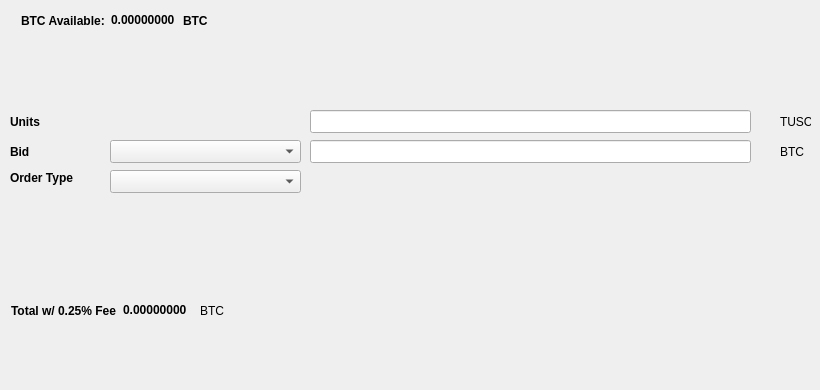
   <widget class="QWidget" name="BuyTab">
    <attribute name="title">
     <string>Buy</string>
    </attribute>
    <widget class="QtMaterialFlatButton" name="BuyTUSC" native="true">
     <property name="geometry">
      <rect>
       <x>30</x>
       <y>330</y>
       <width>131</width>
       <height>23</height>
      </rect>
     </property>
     <property name="text" stdset="0">
      <string>Buy TUSC</string>
     </property>
     <property name="icon" stdset="0">
      <iconset resource="../tusc.qrc">
       <normaloff>:/icons/bitcoin</normaloff>:/icons/bitcoin</iconset>
     </property>
    </widget>
    <widget class="QLabel" name="label_3">
     <property name="geometry">
      <rect>
       <x>10</x>
       <y>110</y>
       <width>46</width>
       <height>23</height>
      </rect>
     </property>
     <property name="font">
      <font>
       <weight>75</weight>
       <bold>true</bold>
      </font>
     </property>
     <property name="text">
      <string>Units</string>
     </property>
    </widget>
    <widget class="QLineEdit" name="UnitsInput">
     <property name="geometry">
      <rect>
       <x>310</x>
       <y>110</y>
       <width>441</width>
       <height>23</height>
      </rect>
     </property>
     <property name="font">
      <font>
       <pointsize>9</pointsize>
       <weight>75</weight>
       <bold>true</bold>
      </font>
     </property>
    </widget>
    <widget class="QLineEdit" name="BuyBidPriceEdit">
     <property name="geometry">
      <rect>
       <x>310</x>
       <y>140</y>
       <width>441</width>
       <height>23</height>
      </rect>
     </property>
     <property name="font">
      <font>
       <pointsize>9</pointsize>
       <weight>75</weight>
       <bold>true</bold>
      </font>
     </property>
    </widget>
    <widget class="QLabel" name="label_4">
     <property name="geometry">
      <rect>
       <x>780</x>
       <y>110</y>
       <width>31</width>
       <height>23</height>
      </rect>
     </property>
     <property name="text">
      <string>TUSC</string>
     </property>
    </widget>
    <widget class="QLabel" name="label_5">
     <property name="geometry">
      <rect>
       <x>780</x>
       <y>140</y>
       <width>31</width>
       <height>23</height>
      </rect>
     </property>
     <property name="text">
      <string>BTC</string>
     </property>
    </widget>
    <widget class="QLabel" name="label_6">
     <property name="geometry">
      <rect>
       <x>10</x>
       <y>140</y>
       <width>46</width>
       <height>23</height>
      </rect>
     </property>
     <property name="font">
      <font>
       <weight>75</weight>
       <bold>true</bold>
      </font>
     </property>
     <property name="text">
      <string>Bid</string>
     </property>
    </widget>
    <widget class="QLabel" name="label_7">
     <property name="geometry">
      <rect>
       <x>10</x>
       <y>170</y>
       <width>91</width>
       <height>16</height>
      </rect>
     </property>
     <property name="font">
      <font>
       <weight>75</weight>
       <bold>true</bold>
      </font>
     </property>
     <property name="text">
      <string>Order Type</string>
     </property>
    </widget>
    <widget class="QtMaterialFlatButton" name="Buy_Max_Amount" native="true">
     <property name="geometry">
      <rect>
       <x>110</x>
       <y>110</y>
       <width>191</width>
       <height>23</height>
      </rect>
     </property>
     <property name="font">
      <font>
       <pointsize>10</pointsize>
      </font>
     </property>
     <property name="text" stdset="0">
      <string>Max</string>
     </property>
    </widget>
    <widget class="QComboBox" name="BuyBidcomboBox">
     <property name="geometry">
      <rect>
       <x>110</x>
       <y>140</y>
       <width>191</width>
       <height>23</height>
      </rect>
     </property>
     <property name="font">
      <font>
       <pointsize>10</pointsize>
      </font>
     </property>
    </widget>
    <widget class="QComboBox" name="buyOrdertypeCombo">
     <property name="geometry">
      <rect>
       <x>110</x>
       <y>170</y>
       <width>191</width>
       <height>23</height>
      </rect>
     </property>
     <property name="font">
      <font>
       <pointsize>10</pointsize>
      </font>
     </property>
    </widget>
    <widget class="QWidget" name="layoutWidget1">
     <property name="geometry">
      <rect>
       <x>21</x>
       <y>11</y>
       <width>227</width>
       <height>19</height>
      </rect>
     </property>
     <layout class="QHBoxLayout" name="horizontalLayout_3">
      <item>
       <widget class="QLabel" name="label232">
        <property name="font">
         <font>
          <weight>75</weight>
          <bold>true</bold>
         </font>
        </property>
        <property name="text">
         <string>BTC Available:</string>
        </property>
       </widget>
      </item>
      <item>
       <widget class="QLabel" name="BtcAvailableLbl">
        <property name="palette">
         <palette>
          <active>
           <colorrole role="WindowText">
            <brush brushstyle="SolidPattern">
             <color alpha="255">
              <red>0</red>
              <green>0</green>
              <blue>0</blue>
             </color>
            </brush>
           </colorrole>
           <colorrole role="Button">
            <brush brushstyle="SolidPattern">
             <color alpha="255">
              <red>0</red>
              <green>170</green>
              <blue>0</blue>
             </color>
            </brush>
           </colorrole>
           <colorrole role="Light">
            <brush brushstyle="SolidPattern">
             <color alpha="255">
              <red>0</red>
              <green>255</green>
              <blue>0</blue>
             </color>
            </brush>
           </colorrole>
           <colorrole role="Midlight">
            <brush brushstyle="SolidPattern">
             <color alpha="255">
              <red>0</red>
              <green>212</green>
              <blue>0</blue>
             </color>
            </brush>
           </colorrole>
           <colorrole role="Dark">
            <brush brushstyle="SolidPattern">
             <color alpha="255">
              <red>0</red>
              <green>85</green>
              <blue>0</blue>
             </color>
            </brush>
           </colorrole>
           <colorrole role="Mid">
            <brush brushstyle="SolidPattern">
             <color alpha="255">
              <red>0</red>
              <green>113</green>
              <blue>0</blue>
             </color>
            </brush>
           </colorrole>
           <colorrole role="Text">
            <brush brushstyle="SolidPattern">
             <color alpha="255">
              <red>0</red>
              <green>170</green>
              <blue>0</blue>
             </color>
            </brush>
           </colorrole>
           <colorrole role="BrightText">
            <brush brushstyle="SolidPattern">
             <color alpha="255">
              <red>255</red>
              <green>255</green>
              <blue>255</blue>
             </color>
            </brush>
           </colorrole>
           <colorrole role="ButtonText">
            <brush brushstyle="SolidPattern">
             <color alpha="255">
              <red>0</red>
              <green>0</green>
              <blue>0</blue>
             </color>
            </brush>
           </colorrole>
           <colorrole role="Base">
            <brush brushstyle="SolidPattern">
             <color alpha="255">
              <red>255</red>
              <green>255</green>
              <blue>255</blue>
             </color>
            </brush>
           </colorrole>
           <colorrole role="Window">
            <brush brushstyle="SolidPattern">
             <color alpha="255">
              <red>0</red>
              <green>170</green>
              <blue>0</blue>
             </color>
            </brush>
           </colorrole>
           <colorrole role="Shadow">
            <brush brushstyle="SolidPattern">
             <color alpha="255">
              <red>0</red>
              <green>0</green>
              <blue>0</blue>
             </color>
            </brush>
           </colorrole>
           <colorrole role="AlternateBase">
            <brush brushstyle="SolidPattern">
             <color alpha="255">
              <red>127</red>
              <green>212</green>
              <blue>127</blue>
             </color>
            </brush>
           </colorrole>
           <colorrole role="ToolTipBase">
            <brush brushstyle="SolidPattern">
             <color alpha="255">
              <red>255</red>
              <green>255</green>
              <blue>220</blue>
             </color>
            </brush>
           </colorrole>
           <colorrole role="ToolTipText">
            <brush brushstyle="SolidPattern">
             <color alpha="255">
              <red>0</red>
              <green>0</green>
              <blue>0</blue>
             </color>
            </brush>
           </colorrole>
          </active>
          <inactive>
           <colorrole role="WindowText">
            <brush brushstyle="SolidPattern">
             <color alpha="255">
              <red>0</red>
              <green>0</green>
              <blue>0</blue>
             </color>
            </brush>
           </colorrole>
           <colorrole role="Button">
            <brush brushstyle="SolidPattern">
             <color alpha="255">
              <red>0</red>
              <green>170</green>
              <blue>0</blue>
             </color>
            </brush>
           </colorrole>
           <colorrole role="Light">
            <brush brushstyle="SolidPattern">
             <color alpha="255">
              <red>0</red>
              <green>255</green>
              <blue>0</blue>
             </color>
            </brush>
           </colorrole>
           <colorrole role="Midlight">
            <brush brushstyle="SolidPattern">
             <color alpha="255">
              <red>0</red>
              <green>212</green>
              <blue>0</blue>
             </color>
            </brush>
           </colorrole>
           <colorrole role="Dark">
            <brush brushstyle="SolidPattern">
             <color alpha="255">
              <red>0</red>
              <green>85</green>
              <blue>0</blue>
             </color>
            </brush>
           </colorrole>
           <colorrole role="Mid">
            <brush brushstyle="SolidPattern">
             <color alpha="255">
              <red>0</red>
              <green>113</green>
              <blue>0</blue>
             </color>
            </brush>
           </colorrole>
           <colorrole role="Text">
            <brush brushstyle="SolidPattern">
             <color alpha="255">
              <red>0</red>
              <green>170</green>
              <blue>0</blue>
             </color>
            </brush>
           </colorrole>
           <colorrole role="BrightText">
            <brush brushstyle="SolidPattern">
             <color alpha="255">
              <red>255</red>
              <green>255</green>
              <blue>255</blue>
             </color>
            </brush>
           </colorrole>
           <colorrole role="ButtonText">
            <brush brushstyle="SolidPattern">
             <color alpha="255">
              <red>0</red>
              <green>0</green>
              <blue>0</blue>
             </color>
            </brush>
           </colorrole>
           <colorrole role="Base">
            <brush brushstyle="SolidPattern">
             <color alpha="255">
              <red>255</red>
              <green>255</green>
              <blue>255</blue>
             </color>
            </brush>
           </colorrole>
           <colorrole role="Window">
            <brush brushstyle="SolidPattern">
             <color alpha="255">
              <red>0</red>
              <green>170</green>
              <blue>0</blue>
             </color>
            </brush>
           </colorrole>
           <colorrole role="Shadow">
            <brush brushstyle="SolidPattern">
             <color alpha="255">
              <red>0</red>
              <green>0</green>
              <blue>0</blue>
             </color>
            </brush>
           </colorrole>
           <colorrole role="AlternateBase">
            <brush brushstyle="SolidPattern">
             <color alpha="255">
              <red>127</red>
              <green>212</green>
              <blue>127</blue>
             </color>
            </brush>
           </colorrole>
           <colorrole role="ToolTipBase">
            <brush brushstyle="SolidPattern">
             <color alpha="255">
              <red>255</red>
              <green>255</green>
              <blue>220</blue>
             </color>
            </brush>
           </colorrole>
           <colorrole role="ToolTipText">
            <brush brushstyle="SolidPattern">
             <color alpha="255">
              <red>0</red>
              <green>0</green>
              <blue>0</blue>
             </color>
            </brush>
           </colorrole>
          </inactive>
          <disabled>
           <colorrole role="WindowText">
            <brush brushstyle="SolidPattern">
             <color alpha="255">
              <red>0</red>
              <green>85</green>
              <blue>0</blue>
             </color>
            </brush>
           </colorrole>
           <colorrole role="Button">
            <brush brushstyle="SolidPattern">
             <color alpha="255">
              <red>0</red>
              <green>170</green>
              <blue>0</blue>
             </color>
            </brush>
           </colorrole>
           <colorrole role="Light">
            <brush brushstyle="SolidPattern">
             <color alpha="255">
              <red>0</red>
              <green>255</green>
              <blue>0</blue>
             </color>
            </brush>
           </colorrole>
           <colorrole role="Midlight">
            <brush brushstyle="SolidPattern">
             <color alpha="255">
              <red>0</red>
              <green>212</green>
              <blue>0</blue>
             </color>
            </brush>
           </colorrole>
           <colorrole role="Dark">
            <brush brushstyle="SolidPattern">
             <color alpha="255">
              <red>0</red>
              <green>85</green>
              <blue>0</blue>
             </color>
            </brush>
           </colorrole>
           <colorrole role="Mid">
            <brush brushstyle="SolidPattern">
             <color alpha="255">
              <red>0</red>
              <green>113</green>
              <blue>0</blue>
             </color>
            </brush>
           </colorrole>
           <colorrole role="Text">
            <brush brushstyle="SolidPattern">
             <color alpha="255">
              <red>0</red>
              <green>85</green>
              <blue>0</blue>
             </color>
            </brush>
           </colorrole>
           <colorrole role="BrightText">
            <brush brushstyle="SolidPattern">
             <color alpha="255">
              <red>255</red>
              <green>255</green>
              <blue>255</blue>
             </color>
            </brush>
           </colorrole>
           <colorrole role="ButtonText">
            <brush brushstyle="SolidPattern">
             <color alpha="255">
              <red>0</red>
              <green>85</green>
              <blue>0</blue>
             </color>
            </brush>
           </colorrole>
           <colorrole role="Base">
            <brush brushstyle="SolidPattern">
             <color alpha="255">
              <red>0</red>
              <green>170</green>
              <blue>0</blue>
             </color>
            </brush>
           </colorrole>
           <colorrole role="Window">
            <brush brushstyle="SolidPattern">
             <color alpha="255">
              <red>0</red>
              <green>170</green>
              <blue>0</blue>
             </color>
            </brush>
           </colorrole>
           <colorrole role="Shadow">
            <brush brushstyle="SolidPattern">
             <color alpha="255">
              <red>0</red>
              <green>0</green>
              <blue>0</blue>
             </color>
            </brush>
           </colorrole>
           <colorrole role="AlternateBase">
            <brush brushstyle="SolidPattern">
             <color alpha="255">
              <red>0</red>
              <green>170</green>
              <blue>0</blue>
             </color>
            </brush>
           </colorrole>
           <colorrole role="ToolTipBase">
            <brush brushstyle="SolidPattern">
             <color alpha="255">
              <red>255</red>
              <green>255</green>
              <blue>220</blue>
             </color>
            </brush>
           </colorrole>
           <colorrole role="ToolTipText">
            <brush brushstyle="SolidPattern">
             <color alpha="255">
              <red>0</red>
              <green>0</green>
              <blue>0</blue>
             </color>
            </brush>
           </colorrole>
          </disabled>
         </palette>
        </property>
        <property name="font">
         <font>
          <weight>75</weight>
          <bold>true</bold>
         </font>
        </property>
        <property name="text">
         <string>0.00000000</string>
        </property>
        <property name="textInteractionFlags">
         <set>Qt::LinksAccessibleByMouse|Qt::TextSelectableByKeyboard|Qt::TextSelectableByMouse</set>
        </property>
       </widget>
      </item>
      <item>
       <widget class="QLabel" name="BtcAvailableLbl_2">
        <property name="font">
         <font>
          <weight>75</weight>
          <bold>true</bold>
         </font>
        </property>
        <property name="text">
         <string>BTC</string>
        </property>
       </widget>
      </item>
     </layout>
    </widget>
    <widget class="QWidget" name="layoutWidge2">
     <property name="geometry">
      <rect>
       <x>11</x>
       <y>301</y>
       <width>259</width>
       <height>19</height>
      </rect>
     </property>
     <layout class="QHBoxLayout" name="horizontalLayout_4">
      <item>
       <widget class="QLabel" name="label_9">
        <property name="font">
         <font>
          <weight>75</weight>
          <bold>true</bold>
         </font>
        </property>
        <property name="text">
         <string>Total w/ 0.25% Fee</string>
        </property>
       </widget>
      </item>
      <item>
       <widget class="QLabel" name="BuyCostLabel">
        <property name="palette">
         <palette>
          <active>
           <colorrole role="WindowText">
            <brush brushstyle="SolidPattern">
             <color alpha="255">
              <red>0</red>
              <green>0</green>
              <blue>0</blue>
             </color>
            </brush>
           </colorrole>
           <colorrole role="Button">
            <brush brushstyle="SolidPattern">
             <color alpha="255">
              <red>0</red>
              <green>170</green>
              <blue>0</blue>
             </color>
            </brush>
           </colorrole>
           <colorrole role="Light">
            <brush brushstyle="SolidPattern">
             <color alpha="255">
              <red>0</red>
              <green>255</green>
              <blue>0</blue>
             </color>
            </brush>
           </colorrole>
           <colorrole role="Midlight">
            <brush brushstyle="SolidPattern">
             <color alpha="255">
              <red>0</red>
              <green>212</green>
              <blue>0</blue>
             </color>
            </brush>
           </colorrole>
           <colorrole role="Dark">
            <brush brushstyle="SolidPattern">
             <color alpha="255">
              <red>0</red>
              <green>85</green>
              <blue>0</blue>
             </color>
            </brush>
           </colorrole>
           <colorrole role="Mid">
            <brush brushstyle="SolidPattern">
             <color alpha="255">
              <red>0</red>
              <green>113</green>
              <blue>0</blue>
             </color>
            </brush>
           </colorrole>
           <colorrole role="Text">
            <brush brushstyle="SolidPattern">
             <color alpha="255">
              <red>0</red>
              <green>170</green>
              <blue>0</blue>
             </color>
            </brush>
           </colorrole>
           <colorrole role="BrightText">
            <brush brushstyle="SolidPattern">
             <color alpha="255">
              <red>255</red>
              <green>255</green>
              <blue>255</blue>
             </color>
            </brush>
           </colorrole>
           <colorrole role="ButtonText">
            <brush brushstyle="SolidPattern">
             <color alpha="255">
              <red>0</red>
              <green>0</green>
              <blue>0</blue>
             </color>
            </brush>
           </colorrole>
           <colorrole role="Base">
            <brush brushstyle="SolidPattern">
             <color alpha="255">
              <red>255</red>
              <green>255</green>
              <blue>255</blue>
             </color>
            </brush>
           </colorrole>
           <colorrole role="Window">
            <brush brushstyle="SolidPattern">
             <color alpha="255">
              <red>0</red>
              <green>170</green>
              <blue>0</blue>
             </color>
            </brush>
           </colorrole>
           <colorrole role="Shadow">
            <brush brushstyle="SolidPattern">
             <color alpha="255">
              <red>0</red>
              <green>0</green>
              <blue>0</blue>
             </color>
            </brush>
           </colorrole>
           <colorrole role="AlternateBase">
            <brush brushstyle="SolidPattern">
             <color alpha="255">
              <red>127</red>
              <green>212</green>
              <blue>127</blue>
             </color>
            </brush>
           </colorrole>
           <colorrole role="ToolTipBase">
            <brush brushstyle="SolidPattern">
             <color alpha="255">
              <red>255</red>
              <green>255</green>
              <blue>220</blue>
             </color>
            </brush>
           </colorrole>
           <colorrole role="ToolTipText">
            <brush brushstyle="SolidPattern">
             <color alpha="255">
              <red>0</red>
              <green>0</green>
              <blue>0</blue>
             </color>
            </brush>
           </colorrole>
          </active>
          <inactive>
           <colorrole role="WindowText">
            <brush brushstyle="SolidPattern">
             <color alpha="255">
              <red>0</red>
              <green>0</green>
              <blue>0</blue>
             </color>
            </brush>
           </colorrole>
           <colorrole role="Button">
            <brush brushstyle="SolidPattern">
             <color alpha="255">
              <red>0</red>
              <green>170</green>
              <blue>0</blue>
             </color>
            </brush>
           </colorrole>
           <colorrole role="Light">
            <brush brushstyle="SolidPattern">
             <color alpha="255">
              <red>0</red>
              <green>255</green>
              <blue>0</blue>
             </color>
            </brush>
           </colorrole>
           <colorrole role="Midlight">
            <brush brushstyle="SolidPattern">
             <color alpha="255">
              <red>0</red>
              <green>212</green>
              <blue>0</blue>
             </color>
            </brush>
           </colorrole>
           <colorrole role="Dark">
            <brush brushstyle="SolidPattern">
             <color alpha="255">
              <red>0</red>
              <green>85</green>
              <blue>0</blue>
             </color>
            </brush>
           </colorrole>
           <colorrole role="Mid">
            <brush brushstyle="SolidPattern">
             <color alpha="255">
              <red>0</red>
              <green>113</green>
              <blue>0</blue>
             </color>
            </brush>
           </colorrole>
           <colorrole role="Text">
            <brush brushstyle="SolidPattern">
             <color alpha="255">
              <red>0</red>
              <green>170</green>
              <blue>0</blue>
             </color>
            </brush>
           </colorrole>
           <colorrole role="BrightText">
            <brush brushstyle="SolidPattern">
             <color alpha="255">
              <red>255</red>
              <green>255</green>
              <blue>255</blue>
             </color>
            </brush>
           </colorrole>
           <colorrole role="ButtonText">
            <brush brushstyle="SolidPattern">
             <color alpha="255">
              <red>0</red>
              <green>0</green>
              <blue>0</blue>
             </color>
            </brush>
           </colorrole>
           <colorrole role="Base">
            <brush brushstyle="SolidPattern">
             <color alpha="255">
              <red>255</red>
              <green>255</green>
              <blue>255</blue>
             </color>
            </brush>
           </colorrole>
           <colorrole role="Window">
            <brush brushstyle="SolidPattern">
             <color alpha="255">
              <red>0</red>
              <green>170</green>
              <blue>0</blue>
             </color>
            </brush>
           </colorrole>
           <colorrole role="Shadow">
            <brush brushstyle="SolidPattern">
             <color alpha="255">
              <red>0</red>
              <green>0</green>
              <blue>0</blue>
             </color>
            </brush>
           </colorrole>
           <colorrole role="AlternateBase">
            <brush brushstyle="SolidPattern">
             <color alpha="255">
              <red>127</red>
              <green>212</green>
              <blue>127</blue>
             </color>
            </brush>
           </colorrole>
           <colorrole role="ToolTipBase">
            <brush brushstyle="SolidPattern">
             <color alpha="255">
              <red>255</red>
              <green>255</green>
              <blue>220</blue>
             </color>
            </brush>
           </colorrole>
           <colorrole role="ToolTipText">
            <brush brushstyle="SolidPattern">
             <color alpha="255">
              <red>0</red>
              <green>0</green>
              <blue>0</blue>
             </color>
            </brush>
           </colorrole>
          </inactive>
          <disabled>
           <colorrole role="WindowText">
            <brush brushstyle="SolidPattern">
             <color alpha="255">
              <red>0</red>
              <green>85</green>
              <blue>0</blue>
             </color>
            </brush>
           </colorrole>
           <colorrole role="Button">
            <brush brushstyle="SolidPattern">
             <color alpha="255">
              <red>0</red>
              <green>170</green>
              <blue>0</blue>
             </color>
            </brush>
           </colorrole>
           <colorrole role="Light">
            <brush brushstyle="SolidPattern">
             <color alpha="255">
              <red>0</red>
              <green>255</green>
              <blue>0</blue>
             </color>
            </brush>
           </colorrole>
           <colorrole role="Midlight">
            <brush brushstyle="SolidPattern">
             <color alpha="255">
              <red>0</red>
              <green>212</green>
              <blue>0</blue>
             </color>
            </brush>
           </colorrole>
           <colorrole role="Dark">
            <brush brushstyle="SolidPattern">
             <color alpha="255">
              <red>0</red>
              <green>85</green>
              <blue>0</blue>
             </color>
            </brush>
           </colorrole>
           <colorrole role="Mid">
            <brush brushstyle="SolidPattern">
             <color alpha="255">
              <red>0</red>
              <green>113</green>
              <blue>0</blue>
             </color>
            </brush>
           </colorrole>
           <colorrole role="Text">
            <brush brushstyle="SolidPattern">
             <color alpha="255">
              <red>0</red>
              <green>85</green>
              <blue>0</blue>
             </color>
            </brush>
           </colorrole>
           <colorrole role="BrightText">
            <brush brushstyle="SolidPattern">
             <color alpha="255">
              <red>255</red>
              <green>255</green>
              <blue>255</blue>
             </color>
            </brush>
           </colorrole>
           <colorrole role="ButtonText">
            <brush brushstyle="SolidPattern">
             <color alpha="255">
              <red>0</red>
              <green>85</green>
              <blue>0</blue>
             </color>
            </brush>
           </colorrole>
           <colorrole role="Base">
            <brush brushstyle="SolidPattern">
             <color alpha="255">
              <red>0</red>
              <green>170</green>
              <blue>0</blue>
             </color>
            </brush>
           </colorrole>
           <colorrole role="Window">
            <brush brushstyle="SolidPattern">
             <color alpha="255">
              <red>0</red>
              <green>170</green>
              <blue>0</blue>
             </color>
            </brush>
           </colorrole>
           <colorrole role="Shadow">
            <brush brushstyle="SolidPattern">
             <color alpha="255">
              <red>0</red>
              <green>0</green>
              <blue>0</blue>
             </color>
            </brush>
           </colorrole>
           <colorrole role="AlternateBase">
            <brush brushstyle="SolidPattern">
             <color alpha="255">
              <red>0</red>
              <green>170</green>
              <blue>0</blue>
             </color>
            </brush>
           </colorrole>
           <colorrole role="ToolTipBase">
            <brush brushstyle="SolidPattern">
             <color alpha="255">
              <red>255</red>
              <green>255</green>
              <blue>220</blue>
             </color>
            </brush>
           </colorrole>
           <colorrole role="ToolTipText">
            <brush brushstyle="SolidPattern">
             <color alpha="255">
              <red>0</red>
              <green>0</green>
              <blue>0</blue>
             </color>
            </brush>
           </colorrole>
          </disabled>
         </palette>
        </property>
        <property name="font">
         <font>
          <weight>75</weight>
          <bold>true</bold>
         </font>
        </property>
        <property name="autoFillBackground">
         <bool>false</bool>
        </property>
        <property name="text">
         <string>0.00000000</string>
        </property>
        <property name="textInteractionFlags">
         <set>Qt::LinksAccessibleByMouse|Qt::TextSelectableByMouse</set>
        </property>
       </widget>
      </item>
      <item>
       <widget class="QLabel" name="label_10">
        <property name="font">
         <font>
          <weight>50</weight>
          <bold>false</bold>
         </font>
        </property>
        <property name="text">
         <string>BTC</string>
        </property>
       </widget>
      </item>
     </layout>
    </widget>
    <widget class="QLabel" name="label_24">
     <property name="geometry">
      <rect>
       <x>460</x>
       <y>300</y>
       <width>281</width>
       <height>81</height>
      </rect>
     </property>
     <property name="text">
      <string/>
     </property>
     <property name="pixmap">
      <pixmap>:/images/bittrex</pixmap>
     </property>
    </widget>
   </widget>
